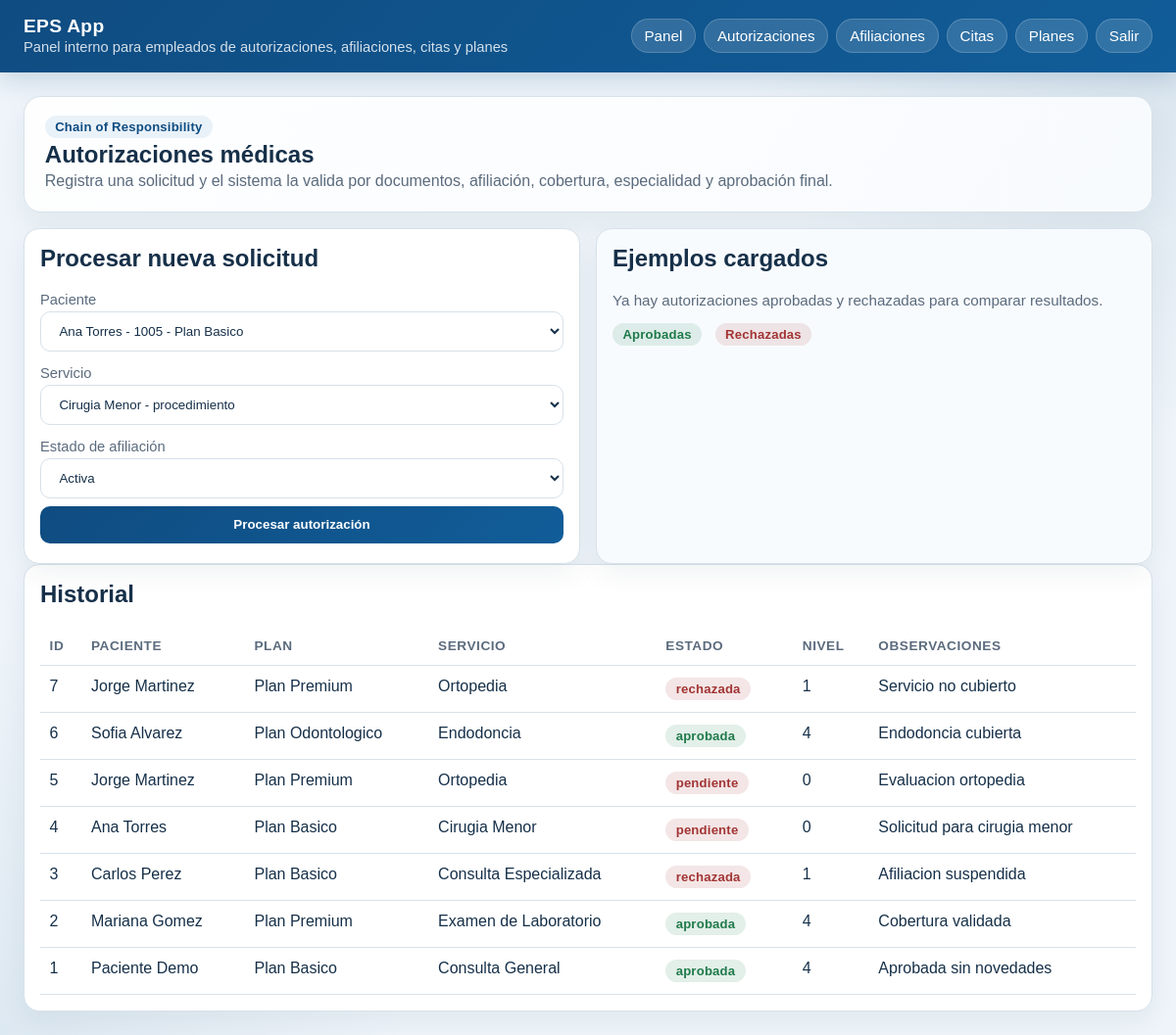
Before: /autorizaciones/ (signed in) with the older database file.
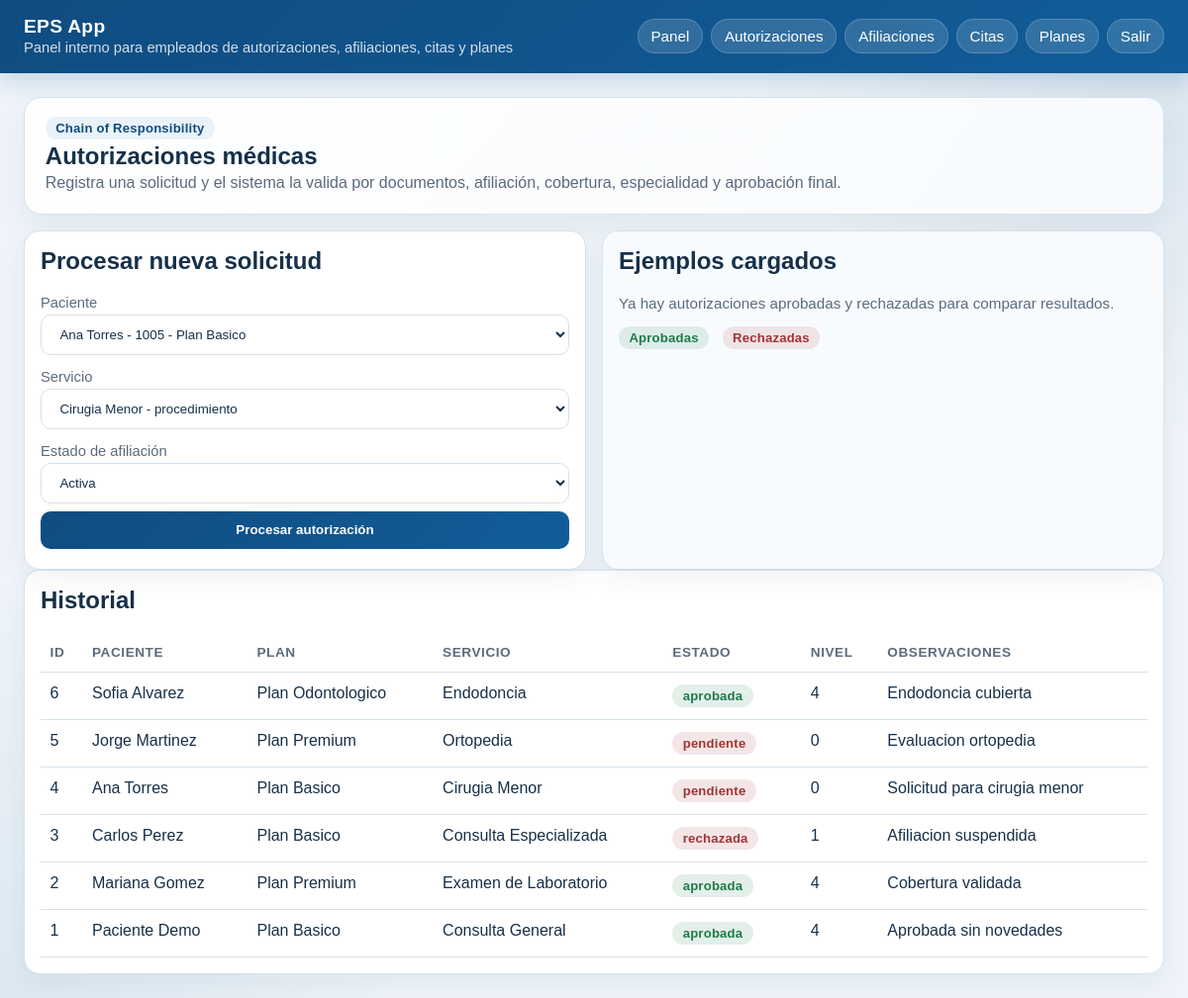
After: the same page with the newer database file.
### tables this page shows
CREATE TABLE autorizaciones (
            id INTEGER PRIMARY KEY AUTOINCREMENT,
            paciente_id INTEGER NOT NULL,
            servicio_id INTEGER NOT NULL,
            estado TEXT NOT NULL,
            nivel_aprobacion INTEGER NOT NULL DEFAULT 0,
            fecha_solicitud TEXT NOT NULL,
            observaciones TEXT,
            FOREIGN KEY(paciente_id) REFERENCES pacientes(id),
            FOREIGN KEY(servicio_id) REFERENCES servicios(id)
        );

CREATE TABLE pacientes (
            id INTEGER PRIMARY KEY AUTOINCREMENT,
            nombre TEXT NOT NULL,
            documento TEXT UNIQUE NOT NULL,
            direccion TEXT,
            telefono TEXT,
            email TEXT,
            estado_afiliacion TEXT NOT NULL DEFAULT 'pendiente',
            plan_id INTEGER NOT NULL DEFAULT 1,
            FOREIGN KEY(plan_id) REFERENCES planes(id)
        );

CREATE TABLE planes (
            id INTEGER PRIMARY KEY AUTOINCREMENT,
            nombre TEXT NOT NULL,
            tipo TEXT NOT NULL,
            tarifa_base REAL NOT NULL,
            cobertura TEXT NOT NULL,
            incluye_ortodoncia INTEGER NOT NULL DEFAULT 0
        );

CREATE TABLE servicios (
            id INTEGER PRIMARY KEY AUTOINCREMENT,
            nombre TEXT NOT NULL,
            tipo_servicio TEXT NOT NULL,
            tarifa_base REAL NOT NULL,
            requiere_especialidad TEXT,
            nivel_complejidad INTEGER NOT NULL DEFAULT 1
        );

### presentation/controllers/authorization_controller.py (the view)
@authorization_bp.route("/")
@login_required
@role_required("admin", "medico")
def index():
    authorizations = authorization_service.list_authorizations()
    return render_template(
        "autorizaciones/index.html",
        authorizations=authorizations,
        patients=authorization_service.list_patients(),
        services=authorization_service.list_services(),
    )

### business/services/authorization_service.py (called while the page is built)
    def list_authorizations(self):
        return self.authorization_dao.list_all()

    def list_patients(self):
        connection = get_connection()
        return connection.execute("SELECT p.id, p.nombre, p.documento, pl.nombre AS plan_nombre FROM pacientes p LEFT JOIN planes pl ON p.plan_id = pl.id ORDER BY p.nombre").fetchall()

    def list_services(self):
        connection = get_connection()
        return connection.execute("SELECT id, nombre, tipo_servicio FROM servicios ORDER BY nombre").fetchall()

### data/daos/authorization_dao.py (called while the page is built)
    def list_all(self):
        connection = get_connection()
        return connection.execute(
            """
            SELECT a.*, p.nombre AS paciente_nombre, s.nombre AS servicio_nombre, pl.nombre AS plan_nombre
            FROM autorizaciones a
            JOIN pacientes p ON p.id = a.paciente_id
            LEFT JOIN planes pl ON pl.id = p.plan_id
            JOIN servicios s ON s.id = a.servicio_id
            ORDER BY a.id DESC
            """
        ).fetchall()

### data/database.py (called while the page is built)
def close_connection(_error=None):
    connection = g.pop("db", None)
    if connection is not None:
        connection.close()

### presentation/templates/autorizaciones/index.html (shortened to what this page needs)
{% extends 'base.html' %}
{% block content %}
<section class="hero">
  <div class="badge">Chain of Responsibility</div>
  <h1>Autorizaciones médicas</h1>
  <p>Registra una solicitud y el sistema la valida por documentos, afiliación, cobertura, especialidad y aprobación final.</p>
</section>
<section class="grid two">
  <article class="card">
    <h2>Procesar nueva solicitud</h2>
    <form method="post" action="{{ url_for('authorization.procesar') }}">
      <label for="paciente_id">Paciente</label>
      <select id="paciente_id" name="paciente_id">
        {% for patient in patients %}
          <option value="{{ patient['id'] }}">{{ patient['nombre'] }} - {{ patient['documento'] }} - {{ patient['plan_nombre'] or 'Sin plan' }}</option>
        {% endfor %}
      </select>
      <label for="servicio_id">Servicio</label>
      <select id="servicio_id" name="servicio_id">
        {% for service in services %}
          <option value="{{ service['id'] }}">{{ service['nombre'] }} - {{ service['tipo_servicio'] }}</option>
        {% endfor %}
      </select>
      <label for="afiliacion_estado">Estado de afiliación</label>
      <select id="afiliacion_estado" name="afiliacion_estado">
        <option value="activa">Activa</option>
      </select>
      <button type="submit">Procesar autorización</button>
    </form>
  </article>
  <article class="card soft">
    <h2>Ejemplos cargados</h2>
    <p class="meta">Ya hay autorizaciones aprobadas y rechazadas para comparar resultados.</p>
    <div class="actions">
      <span class="badge success">Aprobadas</span>
      <span class="badge danger">Rechazadas</span>
    </div>
  </article>
</section>
<section class="card">
  <h2>Historial</h2>
  {% if authorizations %}
  <table>
    <thead>
      <tr>
        <th>ID</th>
        <th>Paciente</th>
        <th>Plan</th>
        <th>Servicio</th>
        <th>Estado</th>
        <th>Nivel</th>
        <th>Observaciones</th>
      </tr>
    </thead>
    <tbody>
      {% for item in authorizations %}
      <tr>
        <td>{{ item['id'] }}</td>
        <td>{{ item['paciente_nombre'] }}</td>
        <td>{{ item['plan_nombre'] or '—' }}</td>
        <td>{{ item['servicio_nombre'] }}</td>
        <td><span class="badge {% if item['estado'] == 'aprobada' %}success{% else %}danger{% endif %}">{{ item['estado'] }}</span></td>
        <td>{{ item['nivel_aprobacion'] }}</td>
        <td>{{ item['observaciones'] }}</td>
      </tr>
      {% endfor %}
    </tbody>
  </table>
  {% else %}
    <p class="empty">No hay autorizaciones registradas todavía.</p>
  {% endif %}
</section>
{% endblock %}

Changed rows visible on the page:
removed autorizaciones: id "7", paciente_nombre "Jorge Martinez", nombre "Plan Premium", servicio_nombre "Ortopedia", estado "rechazada", nivel_aprobacion "1", observaciones "Servicio no cubierto"
